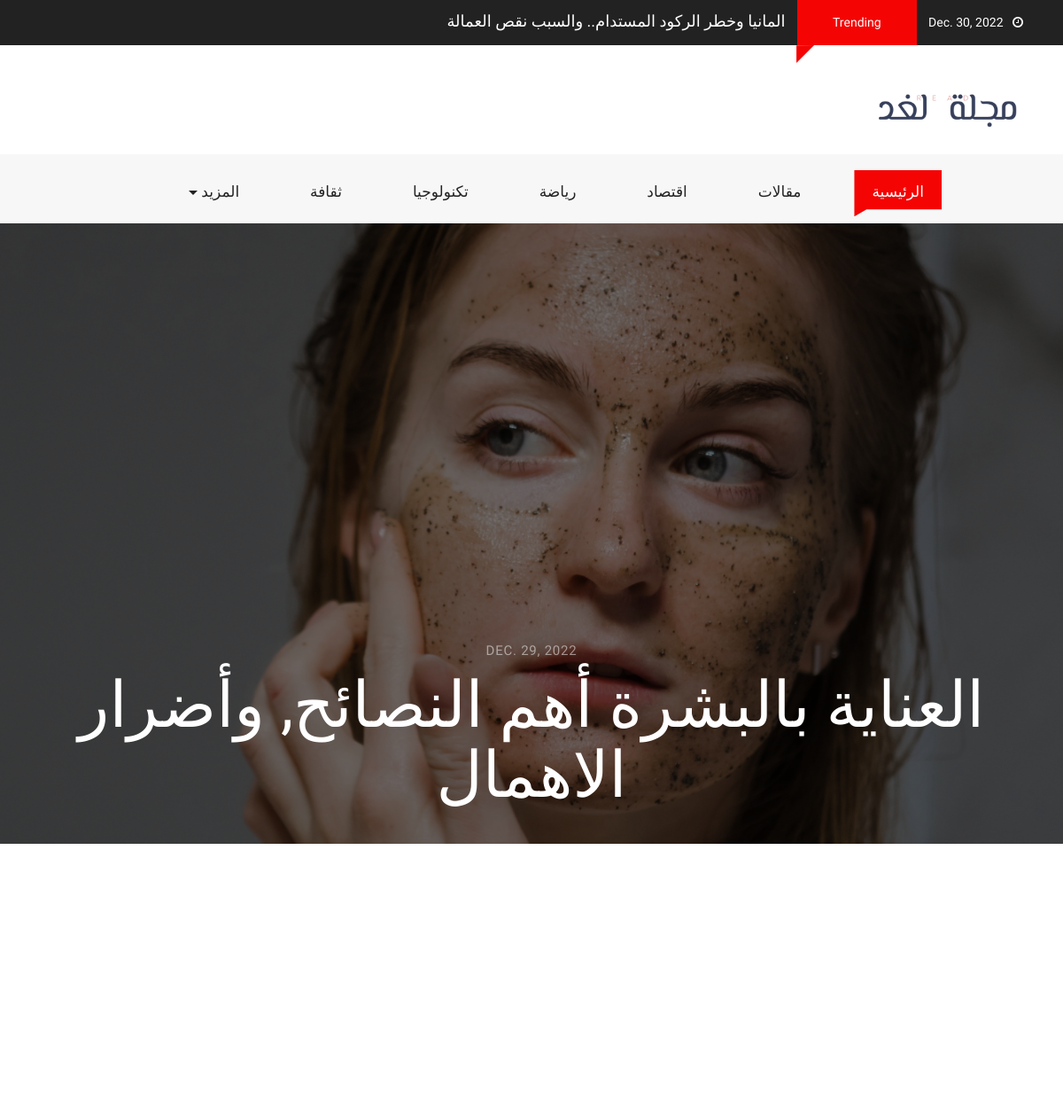
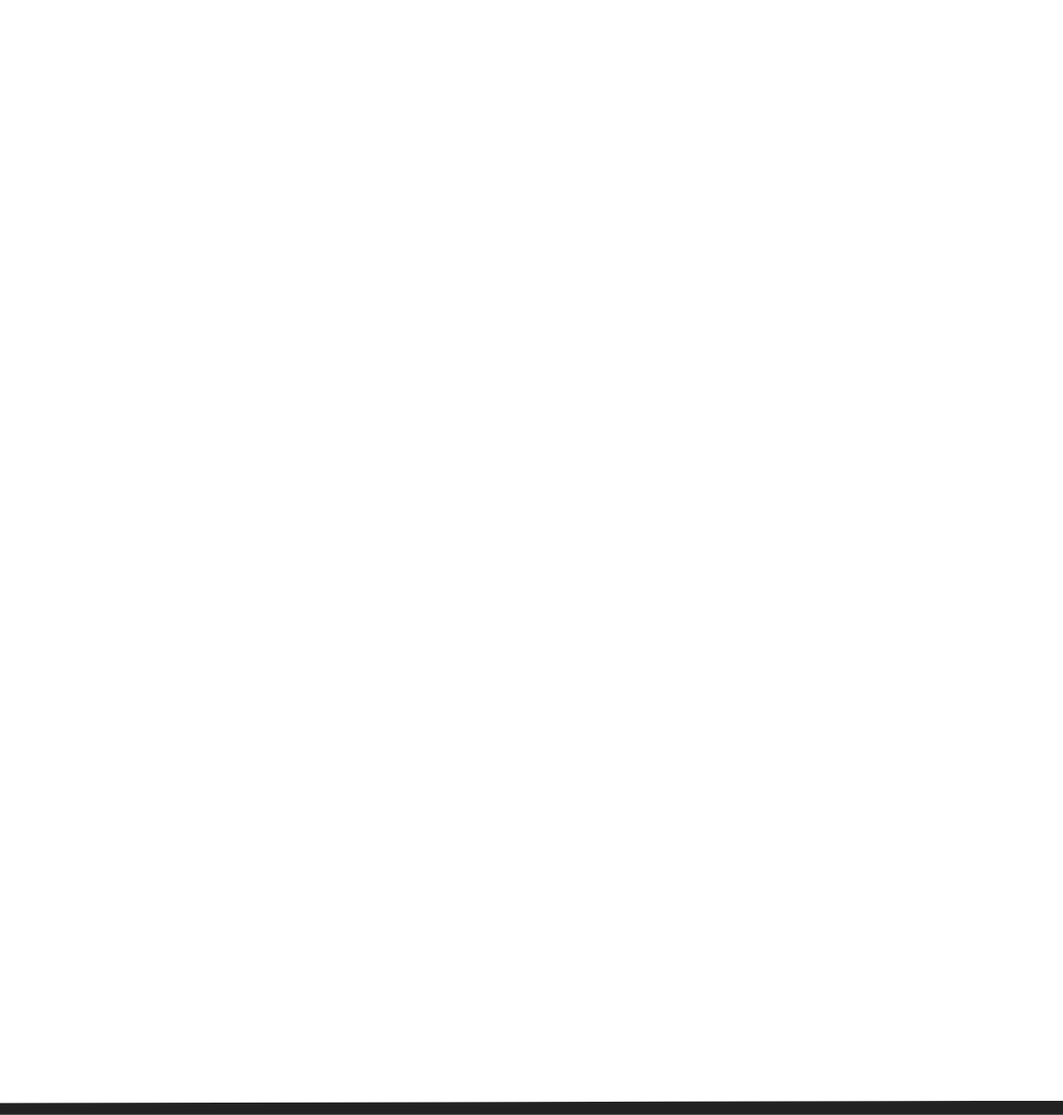
The page /22/ on the database its author committed (2 pictures, top to bottom).
### main/models.py (models this page shows, shortened)
class New(models.Model):
    type_post = [
        ('News','News'),
        ('Blogs','Blogs'),
    ]
    choices= [
        ('ثقافة','ثقافة'),
        ('اقتصاد','اقتصاد'),
        ('رياضة','رياضة'),
        ('صحةوجمال','صحةوجمال'),
        ('تكنولوجيا','تكنولوجيا'),
    ]
    title = models.CharField(max_length=100)
    author = models.CharField(max_length=20,null=True, blank=True)
    image = models.ImageField()
    date_post = models.DateField(null=True, blank=True)
    short_decsription = models.CharField(max_length=100)
    long_decsription = models.TextField(default='DESC')
    type = models.CharField(max_length=50, choices=type_post,default='Blogs')
    most_popular = models.BooleanField(default=False)
    trending = models.BooleanField(default=False)
    main = models.BooleanField(default=False)
    main2 = models.BooleanField(default=False)
    cate = models.CharField(choices=choices,max_length=12)

### main/views.py (the view)
# urls.py: path('<int:pk>/', views.page, name='page'),
def page(request,pk):
    blogs = get_object_or_404(New,id=pk)
    des = blogs.long_decsription
    des2 = convert(des)
    date_now  = datetime.datetime.now()
    context = {
        'blogs':blogs,
        'des':des2,
        'D_N':date_now.date(),
        'most':most,
        'trend':trend,
        'mostrend':trend[0]
    }
    return render(request,'main/page.html',context)

### main/views.py (called while the page is built)
def convert(f):
        html= markdown2.markdown(f)
        return html

### templates/main/page.html (shortened to what this page needs)
{% extends "./layout.html" %}
{% load static %}
{% block class %}single{%endblock%}
{% block content %}
<div id="fh5co-title-box" style="background-image: url({{blogs.image.url}});" data-stellar-background-ratio="0.5">
    <div class="overlay"></div>
    <div class="page-title">
        <span>{{blogs.date_post}}</span>
        <h2>{{blogs.title}}</h2>
    </div>
</div>
<div id="fh5co-single-content" class="container-fluid pb-4 pt-4 paddding">
    <div class="container paddding">
        <div class="row mx-0">
        </div>
    </div>
</div>
<div class="container-fluid pb-4 pt-5">
        </div>
{% endblock %}

### templates/main/layout.html (shortened to what this page needs)
{% load static %}
<!DOCTYPE html>
<html lang="en" class="no-js">
<head>
    <link href="{% static 'css/media_query.css' %}" rel="stylesheet" type="text/css"/>
    <link href="{% static 'css/bootstrap.css' %}" rel="stylesheet" type="text/css"/>
    <link href="https://maxcdn.bootstrapcdn.com/font-awesome/4.7.0/css/font-awesome.min.css" rel="stylesheet"
>
    <link href="{% static 'css/animate.css' %}" rel="stylesheet" type="text/css"/>
    <link href="{% static 'css/owl.carousel.css' %}" rel="stylesheet" type="text/css"/>
    <link href="{% static 'css/owl.theme.default.css' %}" rel="stylesheet" type="text/css"/>
    <link href="{% static 'css/style_1.css' %}" rel="stylesheet" type="text/css"/>
</head>
<body class="{% block class %}{%endblock%}" dir="rtl">
<div class="container-fluid fh5co_header_bg">
    <div class="container">
        <div class="row" >
            <div class="col-12 fh5co_mediya_center"><a href="" class="color_fff fh5co_mediya_setting" dir="rtl"><i
                    class="fa fa-clock-o"></i>&nbsp;&nbsp;&nbsp;{{D_N}}</a>
                <div class="d-inline-block fh5co_trading_posotion_relative"><a href="" class="treding_btn">Trending</a>
                    <div class="fh5co_treding_position_absolute"></div>
                </div>
                <a href="{% url 'main:page' mostrend.id %}" class="color_fff fh5co_mediya_setting" style= "font-size:18px">{{mostrend.title}}</a>
            </div>
        </div>
    </div>
</div>
<div class="container-fluid">
    <div class="container">
        <div class="row">
            <div class="col-12 col-md-3 fh5co_padding_menu" >
                <img style= "width:200px;" src="/media/logo.png" alt="img" class="fh5co_logo_width"/>
            </div>
            </div>
        </div>
    </div>
<div class="container-fluid bg-faded fh5co_padd_mediya padding_786">
    <div class="container padding_786">
        <nav class="navbar navbar-toggleable-md navbar-light ">
            <div class="collapse navbar-collapse" id="navbarSupportedContent">
                <ul class="navbar-nav mr-auto" style= "font-size : 17px">
                    <li class="nav-item active">
                        <a class="nav-link" href="{% url 'main:index'%}">الرئيسية <span class="sr-only">(current)</span></a>
                    </li>
                    <li class="nav-item ">
                        <a class="nav-link" href="{% url 'main:blog'%}">مقالات <span class="sr-only">(current)</span></a>
                    </li>
                    <li class="nav-item ">
                        <a class="nav-link" href="{% url 'main:section' 'اقتصاد' %}">اقتصاد <span class="sr-only">(current)</span></a>
                    </li>
                    <li class="nav-item ">
                        <a class="nav-link" href="{% url 'main:section' 'رياضة' %}">رياضة <span class="sr-only">(current)</span></a>
                    </li>
                    <li class="nav-item ">
                        <a class="nav-link" href="{% url 'main:section' 'تكنولوجيا' %}">تكنولوجيا <span class="sr-only">(current)</span></a>
                    </li>
                    <li class="nav-item ">
                        <a class="nav-link" href="{% url 'main:section' 'ثقافة' %}">ثقافة<span class="sr-only">(current)</span></a>
                    </li>
                    <li class="nav-item dropdown">
                        <a class="nav-link dropdown-toggle" href="#" id="dropdownMenuButton2" data-toggle="dropdown"
                           aria-haspopup="true" aria-expanded="false">المزيد <span class="sr-only">(current)</span></a>
                    </li>
                </ul>
            </div>
        </nav>
    </div>
</div>
{% block content %} {% endblock %}
<div class="container-fluid fh5co_footer_bg pb-3">
</body>
</html>

### main/static/css/style_1.css (style rules this page uses)
a,a:hover { color:#f50404 }
.fh5co_header_bg { background:#222;color:#fff }
.color_fff { color:#fff !important }
.treding_btn { background:#f50404;color:#fff;margin:0 10px;display:inline-block;padding:15px 40px }
.fh5co_trading_posotion_relative { position:relative }
.fh5co_treding_position_absolute { -webkit-clip-path:polygon(0 1%, 100% 0, 0 100%, 0% 100%);-moz-clip-path:polygon(0 1%, 100% 0, 0 100%, 0% 100%);-ms-clip-path:polygon(0 1%, 100% 0, 0 100%, 0% 100%);clip-path:polygon(0 1%, 100% 0, 0 100%, 0% 100%);height:20px;width:20px;background:#f50404;position:absolute;left:9px }
.fh5co_logo_width { width:130px }
.navbar-light .navbar-nav .open>.nav-link,.navbar-light .navbar-nav .active>.nav-link,.navbar-light .navbar-nav .nav-link.open,.navbar-light .navbar-nav .nav-link.active { color:#fff !important;padding-top:12px !important;padding-bottom:15px !important;padding-left:20px !important;padding-right:20px !important;margin:0 20px !important;-moz-transition:all .5s ease;-o-transition:all .5s ease;-webkit-transition:all .5s ease;-ms-transition:all .5s ease;transition:all .5s ease;background:#f50404 !important;-webkit-clip-path:polygon(100% 0, 100% 85%, 14% 85%, 0 100%, 0% 60%, 0 0);-moz-clip-path:polygon(100% 0, 100% 85%, 14% 85%, 0 100%, 0% 60%, 0 0);-ms-clip-path:polygon(100% 0, 100% 85%, 14% 85%, 0 100%, 0% 60%, 0 0);clip-path:polygon(100% 0, 100% 85%, 14% 85%, 0 100%, 0% 60%, 0 0) }
.navbar-light .navbar-nav .nav-link { color:#222 !important;padding-top:12px !important;padding-bottom:15px !important;padding-left:20px !important;padding-right:20px !important;margin:0 20px !important;-moz-transition:all .5s ease;-o-transition:all .5s ease;-webkit-transition:all .5s ease;-ms-transition:all .5s ease;transition:all .5s ease;position:relative !important;-webkit-clip-path:polygon(100% 0, 100% 85%, 14% 85%, 0 100%, 0% 60%, 0 0);-moz-clip-path:polygon(100% 0, 100% 85%, 14% 85%, 0 100%, 0% 60%, 0 0);-ms-clip-path:polygon(100% 0, 100% 85%, 14% 85%, 0 100%, 0% 60%, 0 0);clip-path:polygon(100% 0, 100% 85%, 14% 85%, 0 100%, 0% 60%, 0 0) }
.fh5co_padding_menu { padding:20px 0 }
.fh5co_padd_mediya { padding-top:10px }
.paddding { padding-left:0 !important;padding-right:0 !important }
.fh5co_footer_bg { background:#222;color:#fff;-webkit-clip-path:polygon(0 17%, 100% 0, 100% 100%, 0% 100%);clip-path:polygon(0 17%, 100% 0, 100% 100%, 0% 100%) }
#fh5co-title-box { width:38.2%;z-index:555;background-size:cover;background-repeat:no-repeat;background-position:center center }
.single #fh5co-title-box { position:relative;height:700px;width:100% }
#fh5co-title-box .overlay { position:absolute;top:0;bottom:0;left:0;right:0;z-index:10;background:rgba(0,0,0,0.5) }
#fh5co-title-box .page-title { z-index:12;position:absolute;bottom:0;padding:30px }
.single #fh5co-title-box .page-title { width:100%;margin:0 auto;text-align:center }
#fh5co-title-box .page-title h2 { color:white;font-weight:300 }
.single #fh5co-title-box .page-title h2 { font-size:72px }
#fh5co-title-box .page-title>span { display:block;color:rgba(255,255,255,0.5);text-transform:uppercase;font-size:15px;letter-spacing:.05em;margin-bottom:10px }
#fh5co-single-content { z-index:999;background:white }

### rows shown on the page
New: title "المانيا وخطر الركود المستدام.. والسبب نقص العمالة"
New: image (picture), date_post "DEC. 29, 2022", title "العناية بالبشرة أهم النصائح, وأضرار الاهمال"
